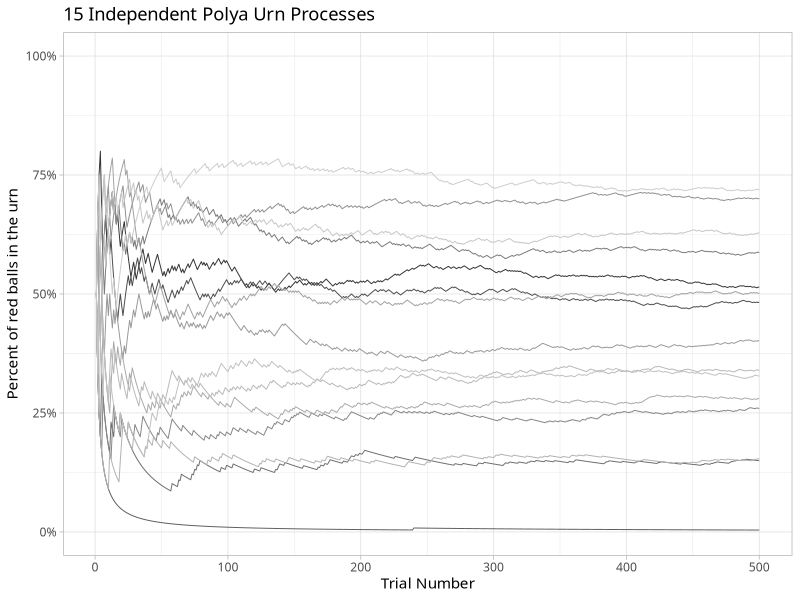

This figure's R source:
## ---- chunk 1
#| message: false
#| code-summary: "Packages"

library(tidyverse)
theme_set(theme_light(base_family = "Avenir Next Condensed"))
## ---- chunk 2
urn_process <- function(N) {
  out <- purrr::accumulate(
    .init = 0:1,               ## initial values for "u"
    .x = 2:N,                  ## this index vector disappears in the ... argument
    .f = function(u, ...) {
      ## draw random sample
      draw <- sample(u, size = 1)   
      ## add draw to urn
      c(u, draw)                    
  })
  ## calculate prop at each time step
  purrr::map_dbl(out, mean)
}
## ---- chunk 3
#| code-fold: true

R <- 15

M <- replicate(R, urn_process(500), simplify = FALSE)
names(M) <- 1:R

d <- as_tibble(M) |> 
  rowid_to_column(var = "t") |> 
  pivot_longer(!t, names_to = "id", values_to = "prop")

d |> 
  ggplot(aes(t, prop, group = id, color = id)) + 
  geom_path(linewidth = 1/3, show.legend = FALSE) + 
  scale_y_continuous(labels = scales::percent) + 
  coord_cartesian(ylim = c(0, 1))  +
  scale_color_grey() +
  labs(
    x = "Trial Number", 
    y = "Percent of red balls in the urn", 
    title = str_glue("{R} Independent Polya Urn Processes")
  )
